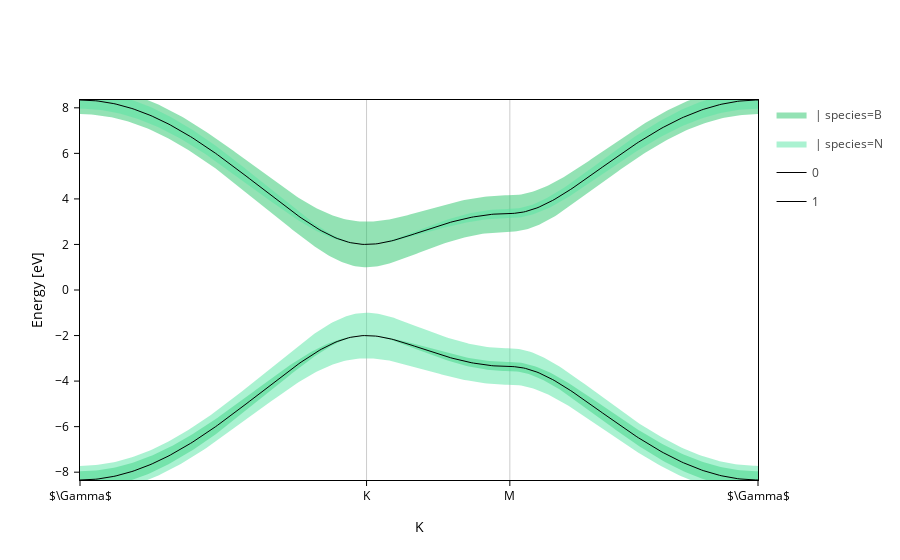

Here is the notebook cell this chart was saved with:
### Markdown cell above
This setting works exactly like the `requests` setting in `PdosPlot`, which is documented [here](./PdosPlot.ipynb). Therefore we won't give an extended description of it, but just quickly show that you can autogenerate the groups:

### Code cell
fatbands.split_groups(on="species")

### Figure 1 — Plotly figure (JSON) as saved in the notebook; plotly's stock layout.template omitted (floating-point values rounded to 4 significant figures; data arrays with more than 128 entries replaced by an {"elided": "..."} marker saying what was removed)
{"data": [{"fill": "toself", "legendgroup": " | species=B", "line": {"color": "#28c56a", "width": 0}, "mode": "lines", "name": " | species=B", "showlegend": true, "type": "scatter", "uid": "d65c2438-3758-4f0a-af89-7e467c47706c", "x": {"elided": "602 float values"}, "y": {"elided": "602 float values"}}, {"fill": "toself", "legendgroup": " | species=B", "line": {"color": "#28c56a", "width": 0}, "mode": "lines", "name": " | species=B", "showlegend": false, "type": "scatter", "uid": "0a66f0a7-f861-4362-bb8c-327ce8987c17", "x": {"elided": "602 float values"}, "y": {"elided": "602 float values"}}, {"fill": "toself", "legendgroup": " | species=N", "line": {"color": "#56e6a3", "width": 0}, "mode": "lines", "name": " | species=N", "showlegend": true, "type": "scatter", "uid": "d12b75ec-f450-4801-b3cb-ce67ab3100ed", "x": {"elided": "602 float values"}, "y": {"elided": "602 float values"}}, {"fill": "toself", "legendgroup": " | species=N", "line": {"color": "#56e6a3", "width": 0}, "mode": "lines", "name": " | species=N", "showlegend": false, "type": "scatter", "uid": "a86f5cff-3e75-48f1-a272-694d23bd7702", "x": {"elided": "602 float values"}, "y": {"elided": "602 float values"}}, {"hoverinfo": "name", "hovertemplate": "%{y:.2f} eV", "line": {"color": "black", "width": 1.0}, "mode": "lines", "name": "0", "opacity": 1, "type": "scatter", "uid": "fc559029-b847-474c-b710-b6adcd273d06", "x": {"elided": "301 float values"}, "y": {"elided": "301 float values"}}, {"hoverinfo": "name", "hovertemplate": "%{y:.2f} eV", "line": {"color": "black", "width": 1.0}, "mode": "lines", "name": "1", "opacity": 1, "type": "scatter", "uid": "43d4cc62-6f20-49b9-86ef-ae5980c29344", "x": {"elided": "301 float values"}, "y": {"elided": "301 float values"}}], "layout": {"xaxis": {"mirror": true, "range": [0.0, 4.03], "showgrid": true, "ticktext": ["$\\Gamma$", "K", "M", "$\\Gamma$"], "tickvals": [0.0, 1.703, 2.555, 4.03], "title": {"text": "K"}}, "yaxis": {"mirror": true, "range": [-8.343, 8.343], "title": {"text": "Energy [eV]"}}}}
